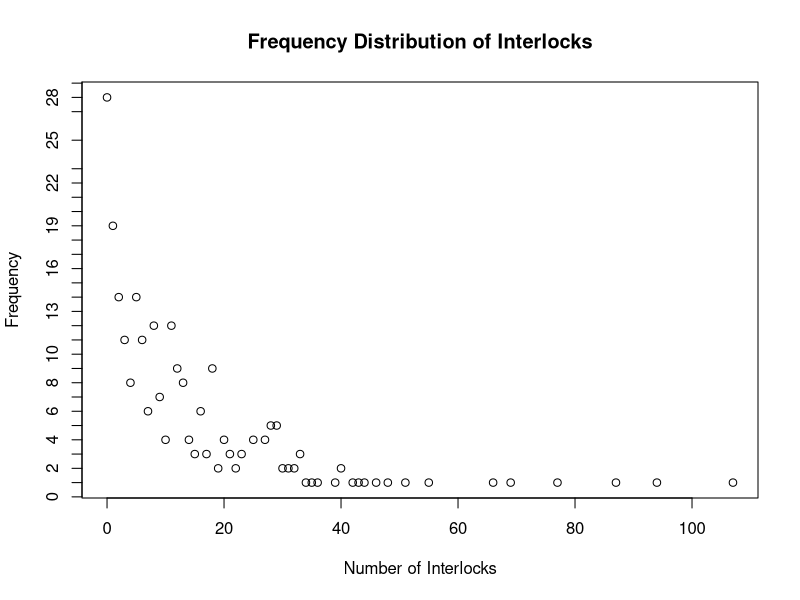
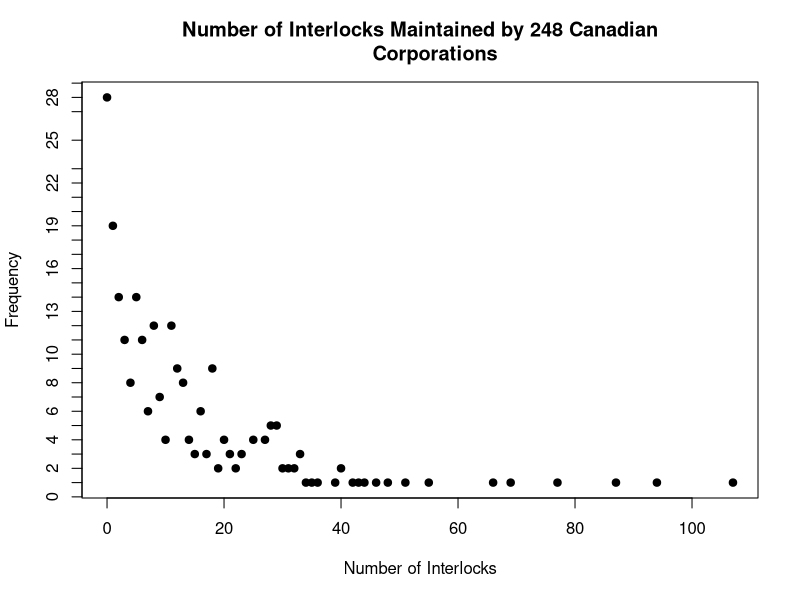
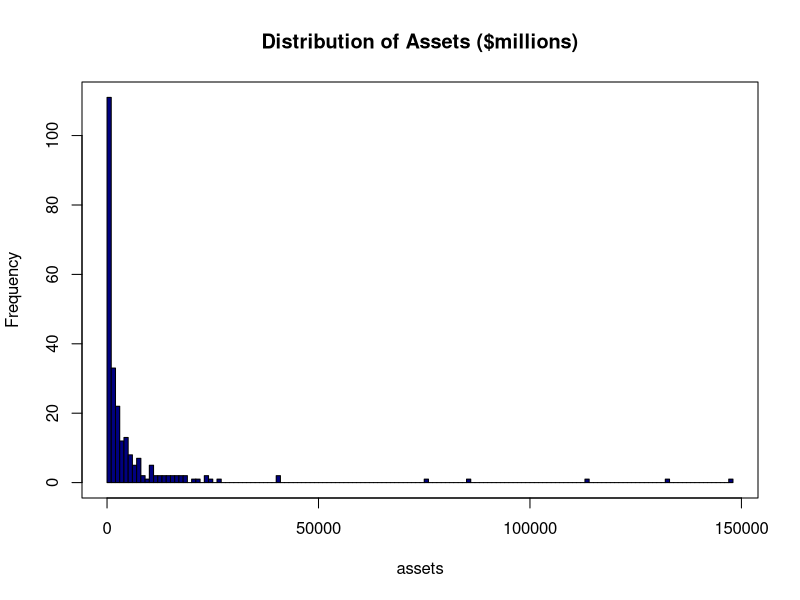
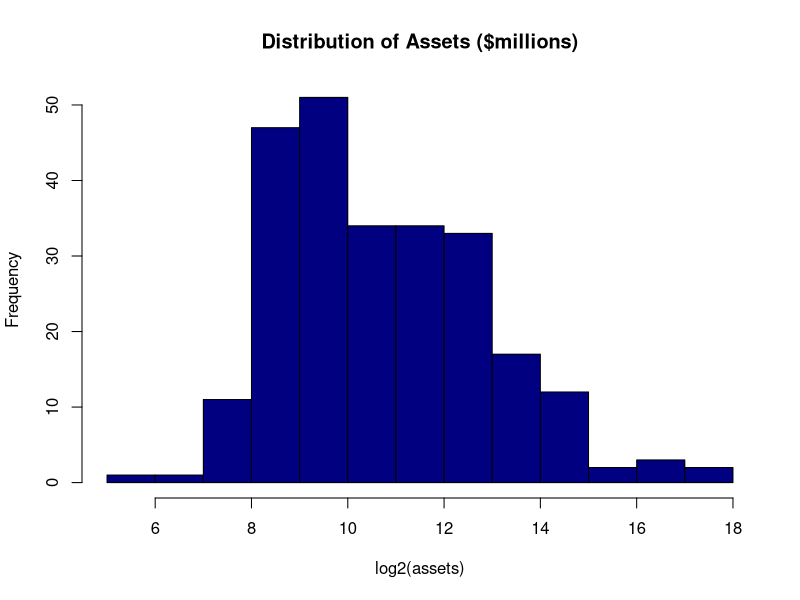
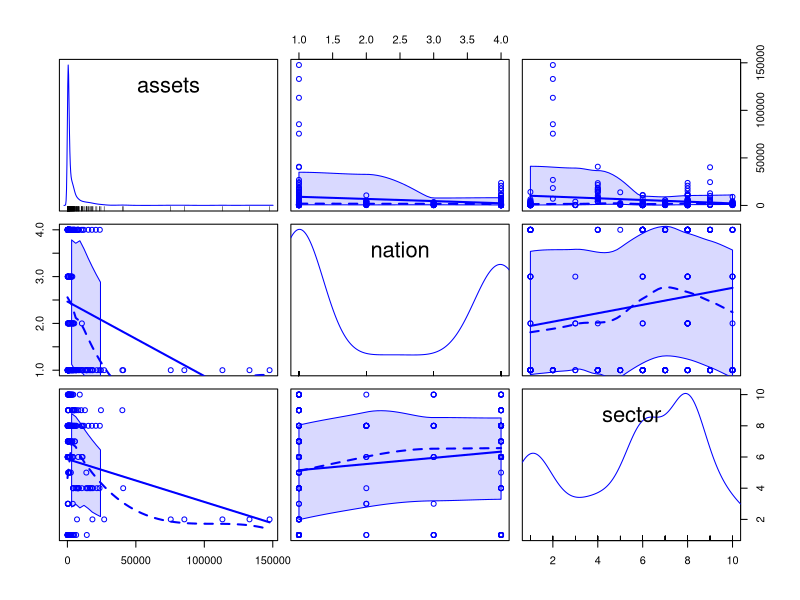
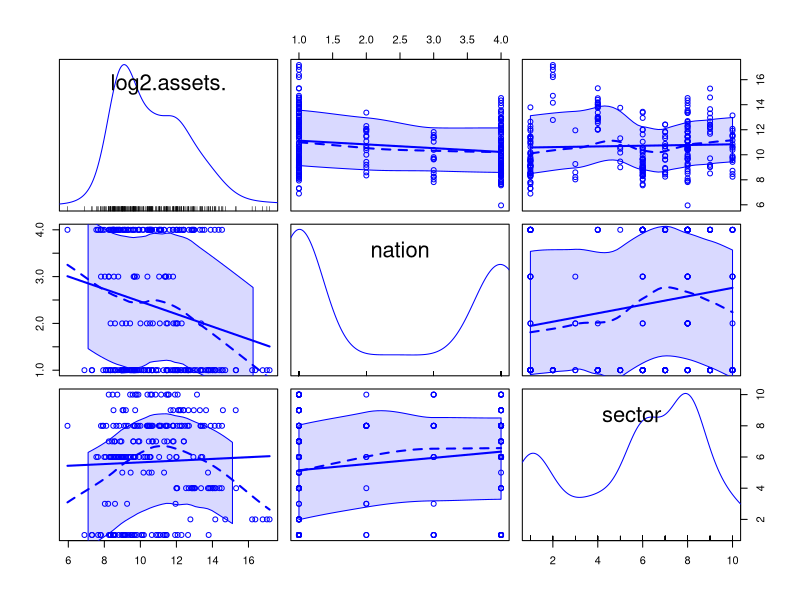
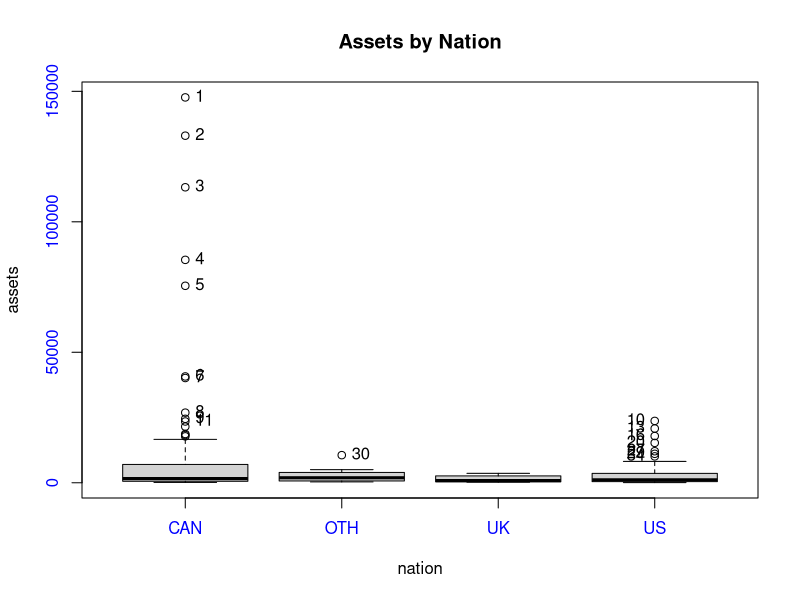
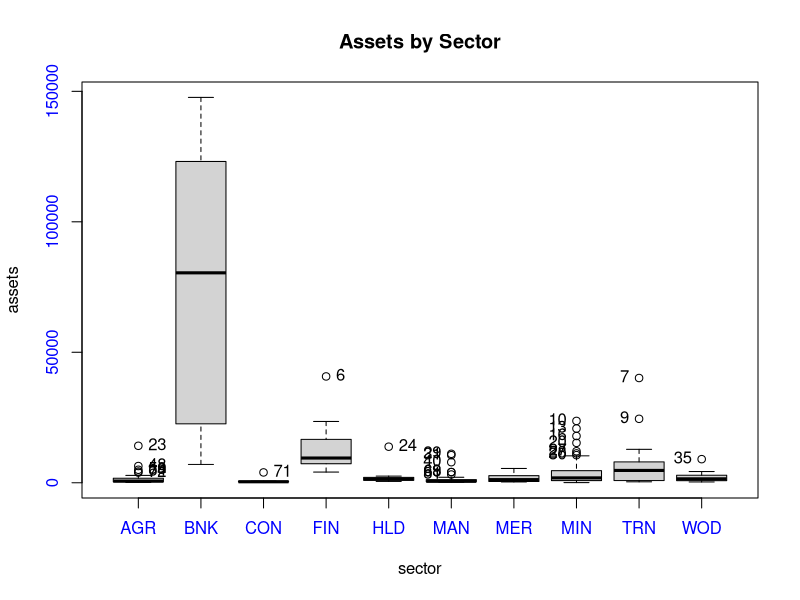

The R script that drew these images, in order:
library(car)
library(Hmisc)

str(Ornstein)
head(Ornstein)

summary(Ornstein)
describe(Ornstein)

round(with(Ornstein, tapply(interlocks, nation, mean)), 1)
round(with(Ornstein, tapply(interlocks, sector, mean)), 1)

tab <- xtabs(~ interlocks, data = Ornstein)
str(tab)
class(tab)
nrow(tab)
names(tab)
tab

x <- as.numeric(names(tab))

plot(x, tab, xlab = "", ylab = "")
title("Frequency Distribution of Interlocks", xlab = "Number of Interlocks",
      ylab = "Frequency")

plot(x, tab, main = "Number of Interlocks Maintained by 248 Canadian
     Corporations", xlab = "Number of Interlocks", ylab = "Frequency")
points(x, tab, pch=16)

with(Ornstein, hist(assets, breaks="FD", col = "navy",
                    main = "Distribution of Assets ($millions)"))

box()
with(Ornstein, hist(log2(assets), breaks="FD", col = "navy",
                    main = "Distribution of Assets ($millions)"))

scatterplotMatrix(~ assets + nation + sector, data = Ornstein)
scatterplotMatrix(~ log2(assets) + nation + sector, data = Ornstein)

Boxplot(assets ~ nation, data = Ornstein, main = "Assets by Nation",
        col.axis = "blue")
Boxplot(assets ~ sector, data = Ornstein, main = "Assets by Sector",
        col.axis = "blue")

summary(Ornstein$assets)
quantile(Ornstein$assets, 0.95)

Boxplot(assets[assets<20000] ~ nation[assets<20000], data = Ornstein,
        main = "Assets by Nation (Assets < $20B")

poisson.mod1 <- glm(interlocks ~ log2(assets) + nation + sector,
                    family = poisson, data = Ornstein)
summary(poisson.mod1)
with(Ornstein, table(nation, sector))

#analysis of deviance
Anova(poisson.mod1)

#interpretation of the coefficients
exp(coef(poisson.mod1))
#us holds 46% as many interlocks as a Canadian firm

library(effects)
plot(allEffects(poisson.mod1, default.levels=50))

library(car)
residualPlots(poisson.mod1, layout=c(2,2))
